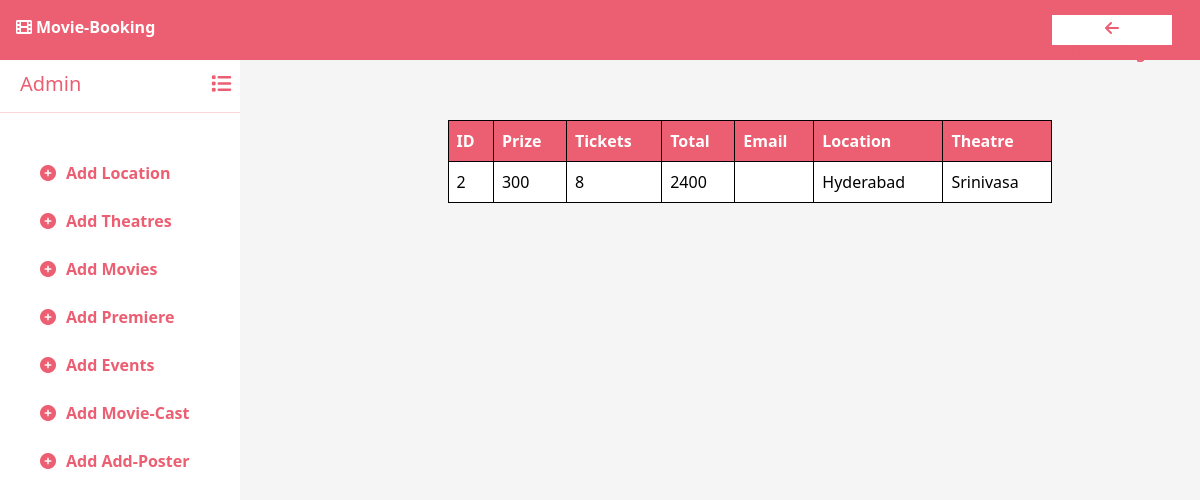
The page /paymemtManage/ on the database as committed earlier.
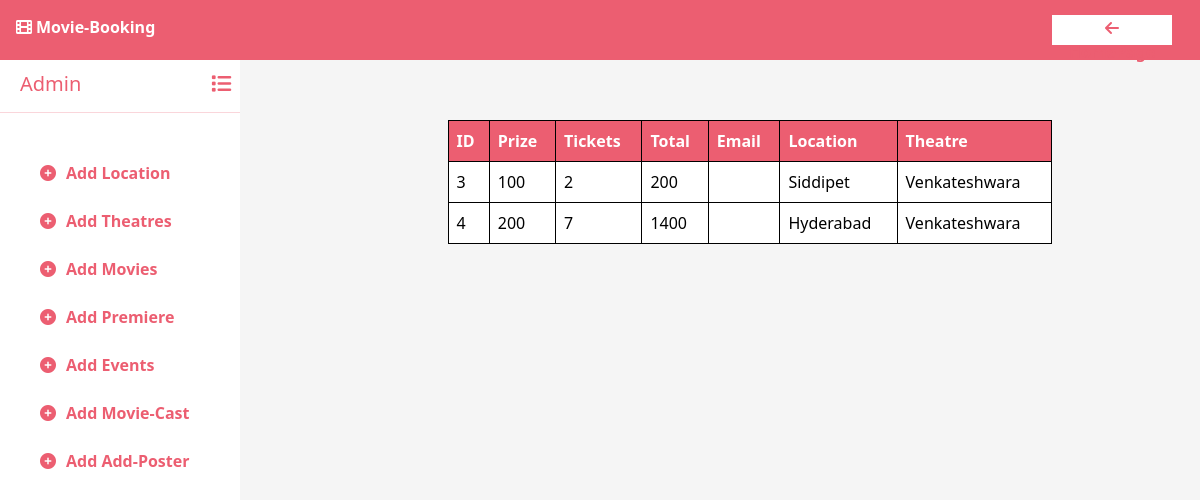
The same page on the database as committed later.
### movie/models.py (models this page shows, shortened)
class Payment(models.Model):
    filter_prize = models.IntegerField()
    no_of_tickets = models.IntegerField()
    total_cost = models.IntegerField()
    email = models.EmailField()
    password = models.CharField(max_length=10)
    location = models.ForeignKey(Location, on_delete=models.CASCADE)
    theatre = models.ForeignKey(Theatre, on_delete=models.CASCADE)
    user = models.ForeignKey(User, on_delete=models.CASCADE)

class Location(models.Model):
    location = models.CharField(max_length=50)
    movie = models.ForeignKey(Movie, on_delete=models.CASCADE)

class Theatre(models.Model):
    theatre_name = models.CharField(max_length=50)
    location = models.ForeignKey(Location, on_delete=models.CASCADE)
    movie = models.ForeignKey(Movie, on_delete=models.CASCADE)

### movie/views.py (the view)
# urls.py: path('paymemtManage/',views.paymentManage),
def paymentManage(request):
    payments = Payment.objects.all()
    context={}
    context["payments"]= payments
    return render(request,"paymentManage.html",context)

### movie/templates/paymentManage.html (shortened to what this page needs)
<!DOCTYPE html>
<html lang="en">
<head>
    <link href="https://cdn.jsdelivr.net/npm/bootstrap@5.3.2/dist/css/bootstrap.min.css" rel="stylesheet">
    <link rel="stylesheet" href="https://cdnjs.cloudflare.com/ajax/libs/font-awesome/6.0.0/css/all.min.css">
</head>
<body>
    <nav class="navbar navbar-expand-lg d-flex flex-row bg-white fixed-top">
        <div class="container-fluid justify-content-start">
            <p class="fonticon"><i class="fa-solid fa-film mx-1"></i>Movie-Booking</p>
        </div>
        <div class="container-fluid justify-content-end mx-3">
            <button type="button" id="logbtn" onclick="back()"><i class="fa-solid fa-arrow-left mx-1"></i>HomePage</button>
        </div>
    </nav>
    <div class="sidebar">
        <div class="sidebar-content">
            <h5 class="admin">Admin<i class="fa-solid fa-list"></i></h5><hr>
        </div>
        <P class="links"><i class="fa-solid fa-circle-plus"></i><a href="/addLocation/" class="addlink">Add Location</a></P>
        <P class="links"><i class="fa-solid fa-circle-plus"></i><a href="/addTheatre/" class="addlink">Add Theatres</a></P>
        <P class="links"><i class="fa-solid fa-circle-plus"></i><a href="/addMovies/" class="addlink">Add Movies</a></P>
        <P class="links"><i class="fa-solid fa-circle-plus"></i><a href="/addPremiere/" class="addlink">Add Premiere</a></P>
        <P class="links"><i class="fa-solid fa-circle-plus"></i><a href="/addEvents/" class="addlink">Add Events</a></P>
        <P class="links"><i class="fa-solid fa-circle-plus"></i><a href="/addCast/" class="addlink">Add Movie-Cast</a></P>
        <P class="links"><i class="fa-solid fa-circle-plus"></i><a href="/addPoster/" class="addlink">Add Add-Poster</a></P>
    </div>
    <div class="content">
        <div class="container d-flex align-items-center justify-content-center">
            <div class="table-responsive">
                <table class="table">
                    <tr>
                        <th>ID</th>
                        <th>Prize</th>
                        <th>Tickets</th>
                        <th>Total</th>
                        <th>Email</th>
                        <th>Location</th>
                        <th>Theatre</th>
                    </tr>
                    {% for payment in payments %}
                    <tr>
                        <td>{{payment.id}}</td>
                        <td>{{payment.filter_prize}}</td>
                        <td>{{payment.no_of_tickets}}</td>
                        <td>{{payment.total_cost}}</td>
                        <td>{{payment.user_id.email}}</td>
                        <td>{{payment.location.location}}</td>
                        <td>{{payment.theatre.theatre_name}}</td>
                    </tr>
                    {% endfor %}
                </table>
            </div>
        </div>
    </div>
</body>
</html>

Rows that differ between the two databases and show on the page:
removed Payment: id "2", filter_prize "300", no_of_tickets "8", total_cost "2400", location.location "Hyderabad", theatre.theatre_name "Srinivasa"
added Payment: id "3", filter_prize "100", no_of_tickets "2", total_cost "200", location.location "Siddipet", theatre.theatre_name "Venkateshwara"
added Payment: id "4", filter_prize "200", no_of_tickets "7", total_cost "1400", location.location "Hyderabad", theatre.theatre_name "Venkateshwara"
